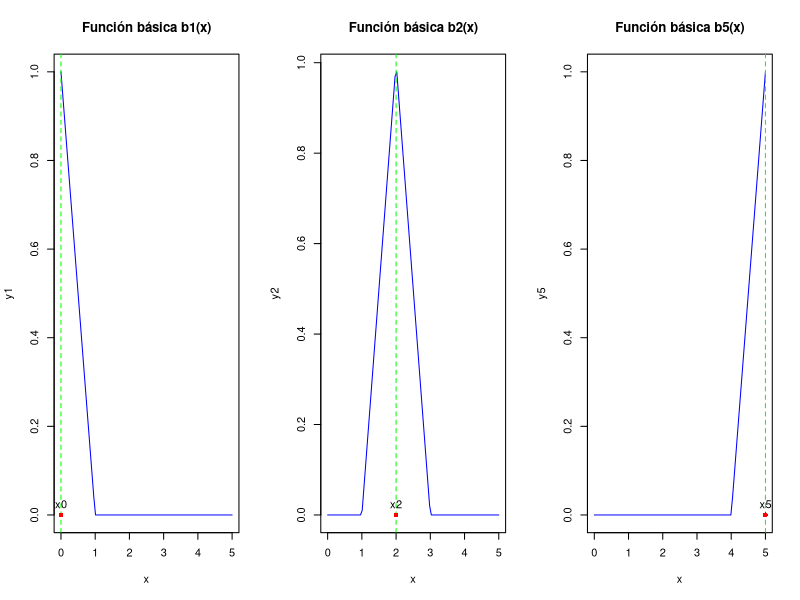

Reproduce this figure in R.
## ---- chunk 1
knitr::opts_chunk$set(fig.path = 'figurasR/',
                      echo = FALSE, warning = FALSE, message = FALSE,
                      fig.pos="H",fig.align="center",out.width="95%",
                      cache=FALSE)

## ---- chunk 2
b1 <- function(x) {
  ifelse(x < 1, 1-x, 0)
}

b2 <- function(x) {
  ifelse(1< x & x < 2, x-1, ifelse(2<x & x<3,3-x,0))
}

b5 <- function(x){
  ifelse(x > 4, x-4, 0)
}

x <- seq(0, 5, length.out = 100)
y1 <- b1(x)
y2 <- b2(x)
y5 <- b5(x)

par(mfrow = c(1, 3))

plot(x, y1, type = "l", col = "blue", main = "Función básica b1(x)")
abline(v = 0, lty = 2, col = "green")
points(0, 0, col = "red", pch = 16)
text(0, 0, "x0", pos = 3)
plot(x, y2, type = "l", col = "blue", main = "Función básica b2(x)")
abline(v = 2, lty = 2, col = "green")
points(2, 0, col = "red", pch = 16)
text(2, 0, "x2", pos = 3)
plot(x, y5, type = "l", col = "blue", main = "Función básica b5(x)")
abline(v = 5, lty = 2, col = "green")
points(5, 0, col = "red", pch = 16)
text(5, 0, "x5", pos = 3)

